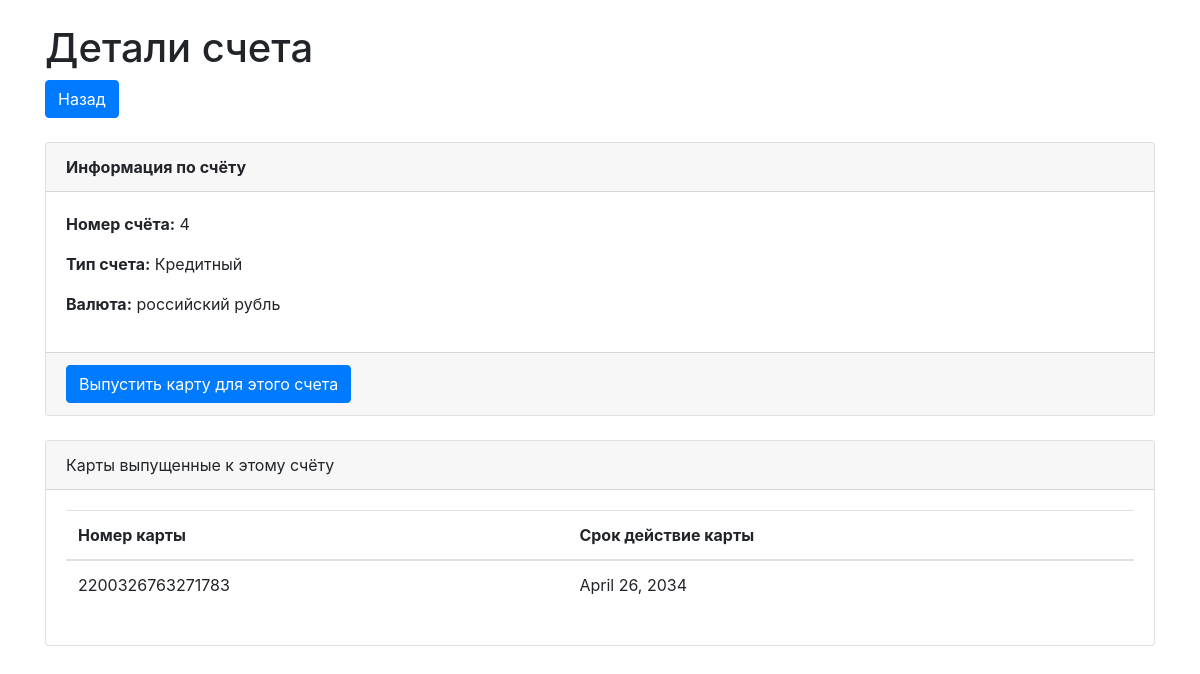
Screenshot of /acount_cards/4 with the database file from the repository.
### abs/models.py (models this page shows, shortened)
class Account (models.Model):
    customer = models.ForeignKey(Customers, on_delete = models.CASCADE,related_name = "customer")
    account_type = models.CharField(max_length = 1, choices = [("Д", "Дебетовый"), ("К","Кредитный"), ("Н","Накопительный")], default="Д")
    currency = models.ForeignKey(Currencys, verbose_name = "Валюта",on_delete=models.CASCADE, default='')
    status = models.CharField(max_length = 20,choices =[("a",'active'),('d','disactive')], default = "active", verbose_name = "Статус счёта")
    opened_at = models.DateField(auto_now_add = True ,verbose_name = "Дата открытие счёта")
    closed_at = models.DateField(blank = True, null = True)

class Currencys (models.Model):
    name = models.CharField(max_length = 150, verbose_name = "Валюта", unique = True)
    code = models.CharField(max_length = 3, unique = True)
    symbol = models.CharField(max_length = 5, blank = True, null = True, default=' ')
    def __str__(self) :
        return f"{self.name}"

class Card(models.Model):
    card_number = models.CharField(max_length = 16, unique = True, verbose_name = "Номер карты")
    expiration_date = models.DateField(verbose_name = "Срок окончание действие карты")
    customer = models.ForeignKey(Customers, on_delete = models.CASCADE)
    account = models.ForeignKey(Account, on_delete = models.CASCADE)

### abs/views.py (the view, shortened to what this page needs)
# urls.py: path('acount_cards/<int:pk>', AccountCardsListView.as_view(),name='account_cards'),
class AccountCardsListView(ListView):
    model = Card
    template_name = 'account_cards.html'
    context_object_name = 'cards'
    def get_queryset(self):
        account_id = self.kwargs['pk']
        account = get_object_or_404(Account, pk=account_id)
        return Card.objects.filter(account=account)
    def get_context_data(self, **kwargs):
        context = super().get_context_data(**kwargs)
        account_id = self.kwargs['pk']
        context['account'] = get_object_or_404(Account, pk=account_id)
        return context

### abs/templates/account_cards.html (shortened to what this page needs)
<!DOCTYPE html>
<html lang="en">
<head>
    <link rel="stylesheet" href="https://stackpath.bootstrapcdn.com/bootstrap/4.5.2/css/bootstrap.min.css">
</head>
<body>
    <form method="POST" action="">
    <div class="container">
        <h1 class="mt-4">Детали счета</h1>
        <a href="{% url 'customer_detail' account.customer.id %}" class="btn btn-primary mb-4"> Назад</a>
        <div class="card mb-4">
            <div class="card-header">
                <strong>Информация по счёту</strong>
            </div>
            <div class="card-body">
                <div class="row">
                    <div class="col-md-6">
                        <p><strong>Номер счёта:</strong> {{ account.pk }}
                        <input type="hidden"  name="customer_pk" value ="{{account.customer.id}}" required></p>
                        <p><strong>Тип счета:</strong> {{ account.get_account_type_display }}</p>
                        <p><strong>Валюта:</strong> {{ account.currency }}</p>
                    </div>
                </div>
            </div>
                <div class="card-footer">
                    <button type="submit" class="btn btn-primary">Выпустить карту для этого счета</button>
                </div>
        </div>
    </form>
        <div class="card">
            <div class="card-header">
                Карты выпущенные к этому счёту
            </div>
            <div class="card-body">
                <table class="table">
                    <thead>
                        <tr>
                            <th>Номер карты</th>
                            <th>Срок действие карты</th>
                        </tr>
                    </thead>
                    <tbody>
                        {% for card in cards %}
                            <tr>
                                <td>{{ card.card_number }}</td>
                                <td>{{ card.expiration_date }}</td>
                            </tr>
                        {% endfor %}
                    </tbody>
                </table>
            </div>
        </div>
</body>
</html>

### rows the page displays
Account: pk "4", account_type "Кредитный", currency "российский рубль"
Card: card_number "2200326763271783", expiration_date "April 26, 2034"
